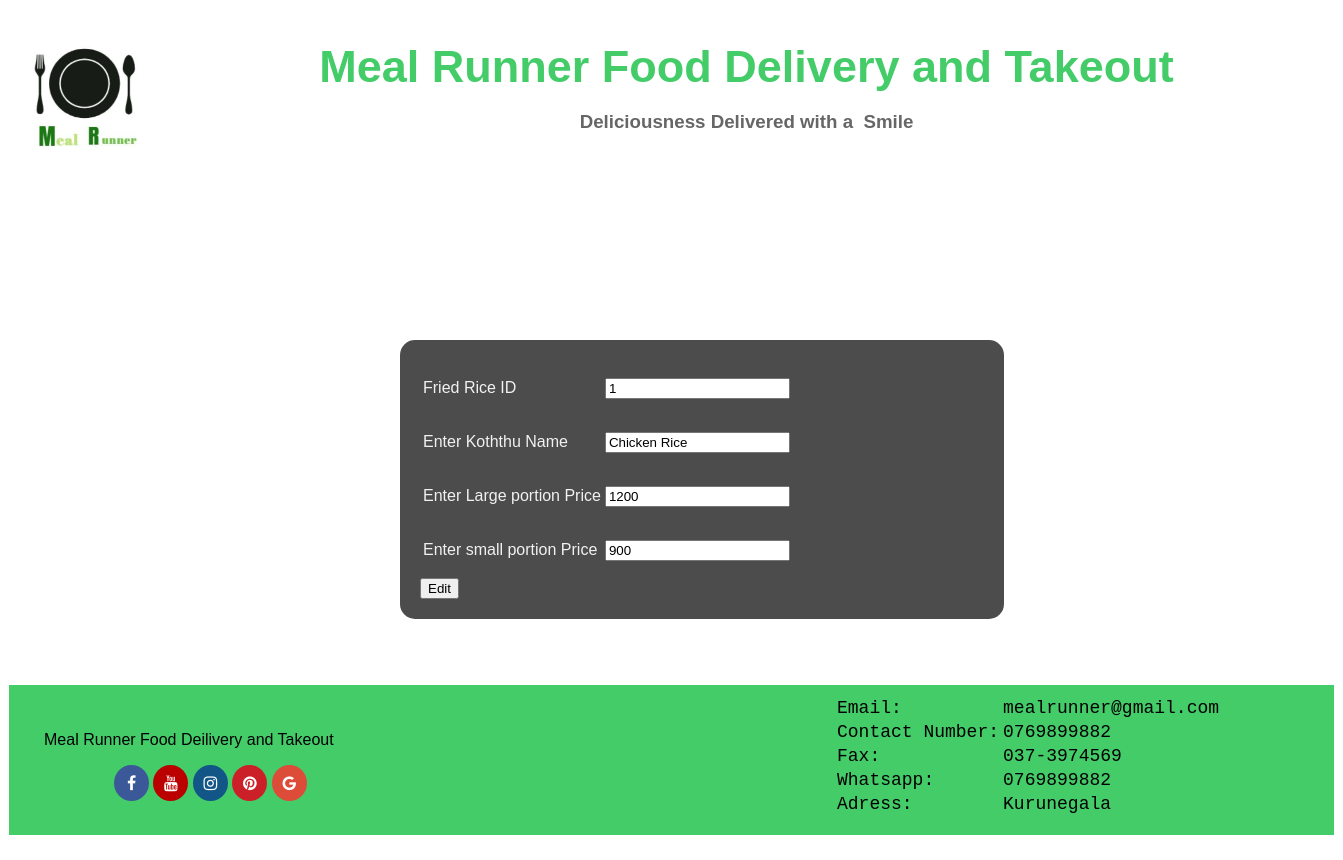
The page /editrice.php?Id=1 on the database its author committed.
### tables this page shows
CREATE TABLE IF NOT EXISTS `fried_rice` (
  `R_id` int(11) NOT NULL AUTO_INCREMENT,
  `R_name` varchar(30) DEFAULT NULL,
  `Lprice` int(11) DEFAULT NULL,
  `Sprice` int(11) NOT NULL,
  PRIMARY KEY (`R_id`)
);

### editrice.php (the view, shortened to what this page needs)
<!DOCTYPE html PUBLIC "-//W3C//DTD XHTML 1.0 Transitional//EN" "http://www.w3.org/TR/xhtml1/DTD/xhtml1-transitional.dtd">
<html xmlns="http://www.w3.org/1999/xhtml">
<head>
</head>
<body>
<?php
	include'connect.php';
	$id= $_GET['Id'];
	$Rname="";
	$Rlprice="";
	$Rsprice="";
	$sql="SELECT * FROM fried_rice WHERE R_id='$id'";
	$result=mysqli_query($conn,$sql);
	if(mysqli_num_rows($result)>0)
	{
		while($row=mysqli_fetch_assoc($result))
		{
			$id=$row['R_id'];
			$Rname=$row['R_name'];
			$Rlprice=$row['Lprice'];
			$Rsprice=$row['Sprice'];
		}
	}
?>
 <!DOCTYPE html PUBLIC "-//W3C//DTD XHTML 1.0 Transitional//EN" "http://www.w3.org/TR/xhtml1/DTD/xhtml1-transitional.dtd">
<html xmlns="http://www.w3.org/1999/xhtml">
<head>
<link rel="stylesheet" type="text/css" href="foodupdate.css"/>
<link rel="stylesheet" href="https://cdnjs.cloudflare.com/ajax/libs/font-awesome/4.7.0/css/font-awesome.min.css">
</head>
<body>
<div id="mai">
			<div id="logo">
            <img src="Backgrounds/478d7088-b22f-49a9-96ae-3f4aa470643a.jpeg" class="lg">
            </div>
			<div id="mainh">
            	   <div class="mainhsub">
					<p ><h2 id="topic">Meal Runner Food Delivery and Takeout</h2><br><h3 id="subtop">Deliciousness Delivered with a 					Smile</h3></p>
				  </div>
			</div>
 <div id="contl">
            <div class="tpcon" id="back">
            	<form action="renewfriedrice.php" method="post" class="reg">
                	<table>
                    <tr>
                        	<td>
                            	<p>Fried Rice ID</p>
                            </td>
                            <td>
                            	<input type="text" name="Rid" id="Rid" class="kup" value="<?php echo $id;?>" readonly="readonly"/>
                            </td>
                        </tr>
                    	<tr>
                        	<td>
                            	<p>Enter Koththu Name</p>
                            </td>
                            <td>
                            	<input type="text" name="rname" id="rname" class="kup" value="<?php echo $Rname;?>"/>
                            </td>
                        </tr>
                        <tr>
                        	<td>
                            	<p>Enter Large portion Price</p>
                            </td>
                            <td>
                            	<input type="number" name="Lprice" id="Lprice" class="kup" value="<?php echo $Rlprice;?>"/>
                            </td>
                        </tr>
                        <tr>
                        	<td>
                            	<p>Enter small portion Price</p>
                            </td>
                            <td>
                            	<input type="number" name="Sprice" id="Sprice" class="kup" value="<?php echo $Rsprice;?>"/>
                            </td>
                        </tr>
                    </table>
                    <input type="submit" name="sub" id="sub" class="btnsub" value="Edit">
                </form>
            </div>
  </div>
		<div id="ftr">
        	<div id="lftftr">
            	<p class="tp">Meal Runner Food Deilivery and Takeout</p>
               <p align="left" class="sb">
                <a href="#" class="fa fa-facebook"></a>
                <a href="#" class="fa fa-youtube"></a>
                <a href="#" class="fa fa-instagram"></a>
                <a href="#" class="fa fa-pinterest"></a>
                <a href="#" class="fa fa-google"></a>
                </p>
            </div>
            <div id="rtftr">
				<table id="tbl">
                	<tr>
                    	<td>Email:</td>
                        <td>mealrunner@gmail.com</td>
                    </tr>
                    <tr>
                    	<td>Contact Number:</td>
                        <td>0769899882</td>
                    </tr>
                     <tr>
                    	<td>Fax:</td>
                        <td>037-3974569</td>
                    </tr>
                    <tr>
                    	<td>Whatsapp:</td>
                        <td>0769899882</td>
                    </tr>
                    <tr>
                    	<td>Adress:</td>
                        <td>Kurunegala</td>
                    </tr>
                </table>
            </div>
        </div>
        </div>
        </body>
        </html>
</body>
</html>

### foodupdate.css (style rules this page uses)
body { background-color:; }
#mai { width:1325px; height:auto; background-color:white; margin:auto; border-radius: 10px; padding:0px; }
#logo { width:150px; height:150px; float:left; background-color:gray; }
#mainh { width:1175px; height:150px; float:left; background-color:#FFF; margin:auto; margin-bottom:15px; border-radius: 10px; }
.mainhsub { width:1175px; height:120px; float:left; background-color:#fff; margin:auto; font-family:"Trebuchet MS", Arial, Helvetica, sans-serif; color:Black; border-radius: 10px; }
#topic { padding-top:0px; margin:0px; text-align:center; font-size:45px; color:#43cc68; }
#subtop { padding-top:0px; margin:0px; text-align:center; color:#666; }
* { box-sizing: border-box; }
body { font-family: Verdana, sans-serif; }
img { vertical-align: middle; }
#contl { width:1300px; height:450px; background-color:#; margin-top:20px; margin-left:12px; float:left; }
#ftr { width:1325px; height:270px; background-color:#FFF; margin-top:25px; margin-bottom:25px; }
#lftftr { width:825px; height:150px; float:left; background-color:#43cc68; padding-top:30px; padding-left:35px; margin-top:25px; margin-bottom:25px; }
#rtftr { width:500px; height:150px; float:left; background-color:#43cc68; padding-top:10px; margin-top:25px; margin-bottom:25px; }
.fa { padding: 10px; font-size: 10px; width: 35px; text-align: center; text-decoration: none; border-radius: 50%; }
.fa-facebook { background: #3B5998; color: white; }
.fa-google { background: #dd4b39; color: white; }
.fa-youtube { background: #bb0000; color: white; }
.fa-instagram { background: #125688; color: white; }
.fa-pinterest { background: #cb2027; color: white; }
.tp { font-family:"Arial Black", Gadget, sans-serif; text-align:left; padding:0px; }
#tbl { text-align:justify; color:#000; font-family:"Courier New", Courier, monospace; font-size:18px; }
.sb { padding-left:70px; }
.tpcon { height:auto; width:500px; background-color:#666; margin-top:10px; margin-left:400px; border-radius:10px; }
.reg { position:absolute; left: 0; margin-top:120px; margin-left:400px; background: rgb(1, 3, 4); background: rgba(0.9, 0.9, 0.9, 0.7); color: #f1f1f1; width: 45%; padding: 20px; border-radius:15px; }
.lg { width:150px; height:150px; }

### rows shown on the page
fried_rice: Rid "1", rname "Chicken Rice", Lprice "1200", Sprice "900"
